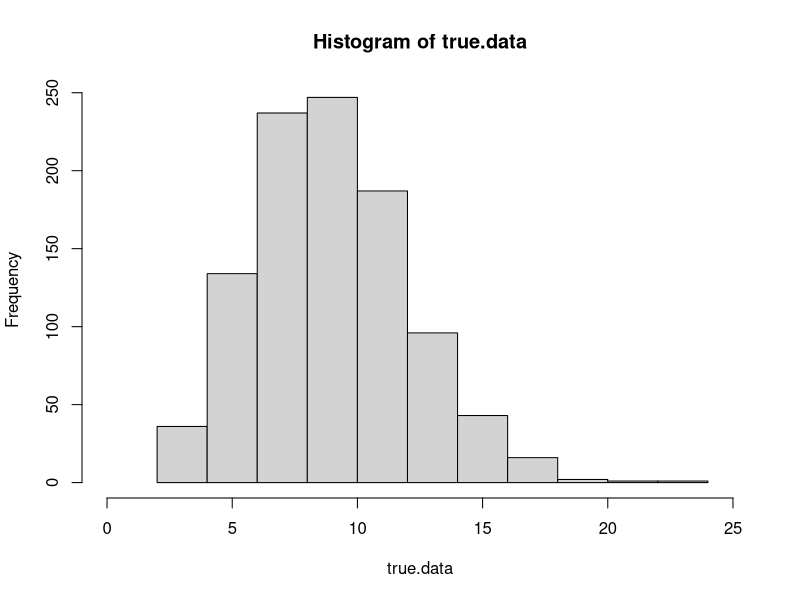
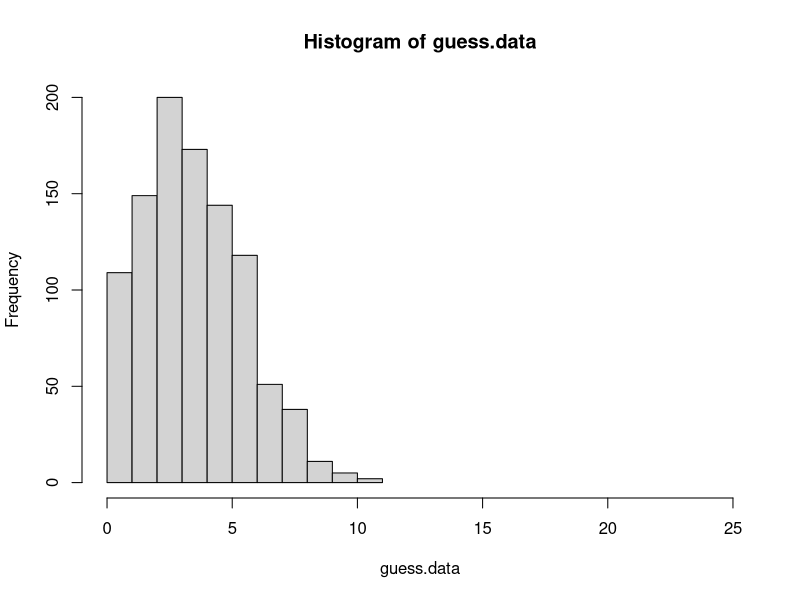
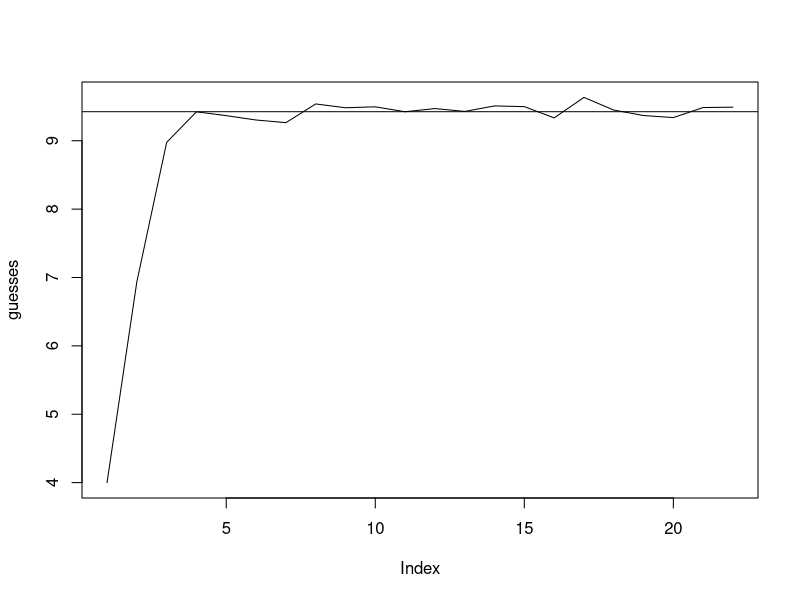
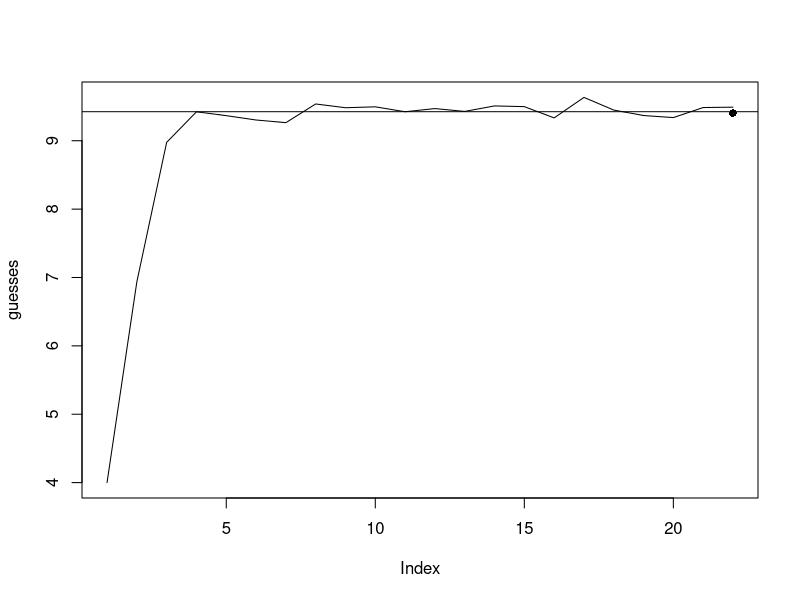

Here is the R script that generated these plots, in order:
## ---- chunk 1
set.seed(1) # ensures that each time we run this, we get the same random values

n = 1000
lambda = 3 * pi # about 9.425

true.data = rpois(n = n, lambda = lambda)
## ---- chunk 2
hist(true.data, xlim = c(0, 25))
## ---- chunk 3
lambda.guess = 4
guess.data = rpois(n = n, lambda = lambda.guess)
hist(guess.data, xlim = c(0, 25))
## ---- chunk 4
difference = (mean(true.data) - mean(guess.data))
difference
## ---- chunk 5
small.multiple = .1
lambda.guess = exp(log(lambda.guess) + small.multiple * difference)
lambda.guess
## ---- chunk 6
maxit = 20
guesses = numeric(length = maxit + 2)
guesses[1] = 4 #our initial guess was 4
guesses[2] = lambda.guess
for(i in 1:maxit){
guess.data = rpois(n = n, lambda = lambda.guess)
difference = (mean(true.data) - mean(guess.data))
lambda.guess = exp(log(lambda.guess) + small.multiple * difference)
guesses[i + 2] = lambda.guess
}
## ---- chunk 7
plot(guesses, type = "l")
abline(h = lambda)
## ---- chunk 8
for(i in 1:maxit){
  small.multiple = small.multiple * .9
  guess.data = rpois(n = n, lambda = lambda.guess)
  difference = (mean(true.data) - mean(guess.data))
  lambda.guess = exp(log(lambda.guess) + small.multiple * difference)
}
plot(guesses, type = "l")
abline(h = lambda)
points(maxit + 2, lambda.guess, pch = 16)
